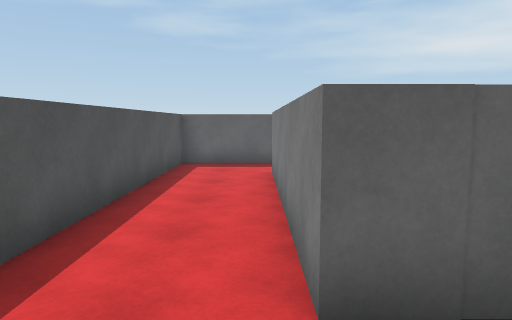
view 1 (above)

17 first-person views from a walk through a scene from a Unity 3-D project. The camera is 1.4 m above the floor, tilts 6° down and sees 70° across. The floor is counted in squares, 1 m on a side. Each view is taken from the middle of a square. On the plan, view 1 faces up. The plan holds only what a view shows up to about 16 squares ahead; the rest is blank. Some animated figures are not drawn.

view 2
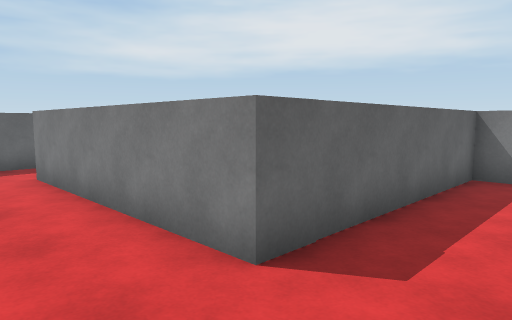

view 3
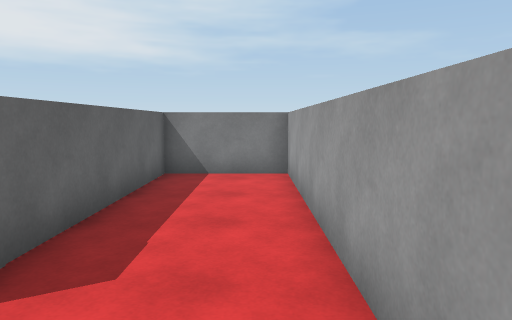

view 4
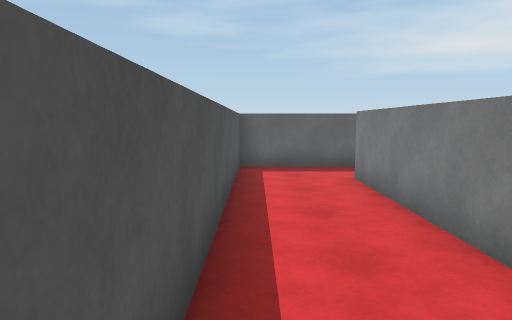

view 5
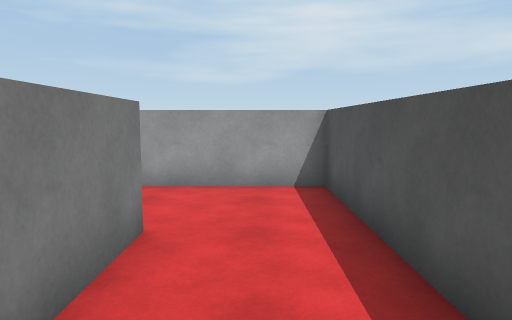

view 6
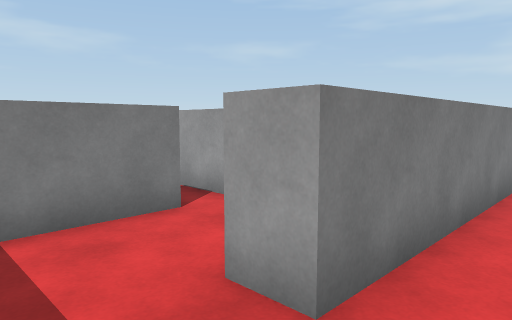

view 7
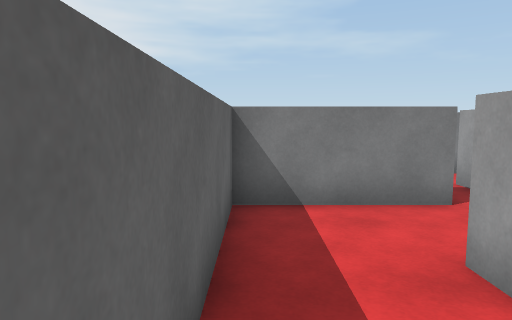

view 8
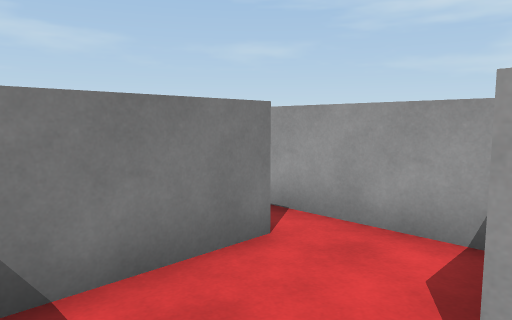

view 9
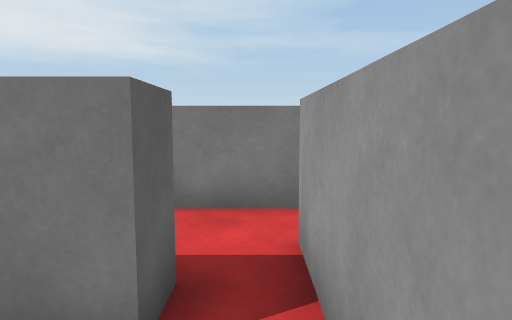

view 10
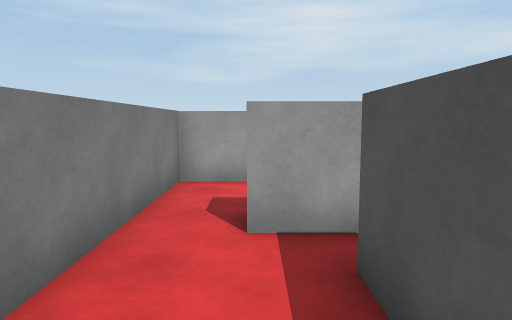

view 11
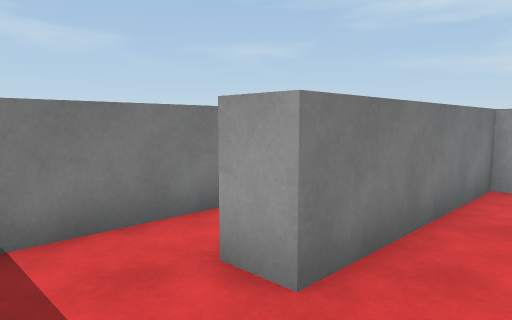

view 12
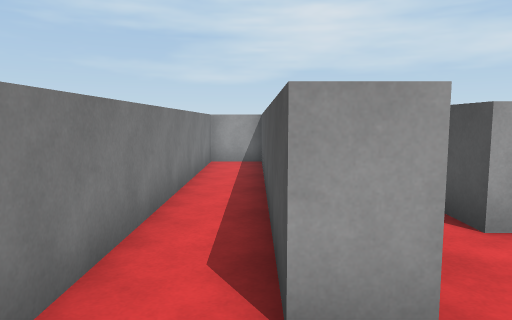

view 13
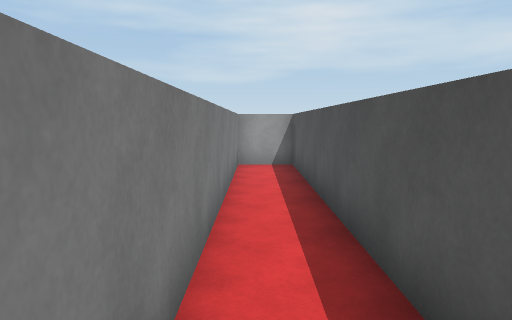

view 14
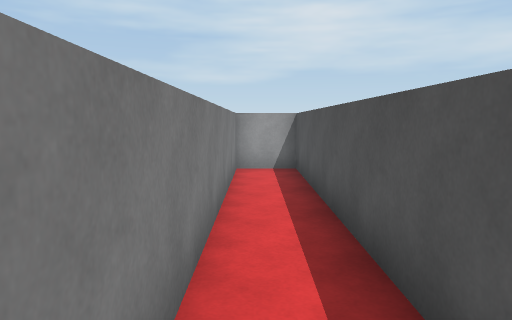

view 15
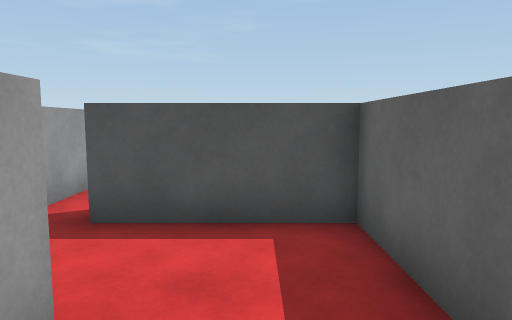

view 16
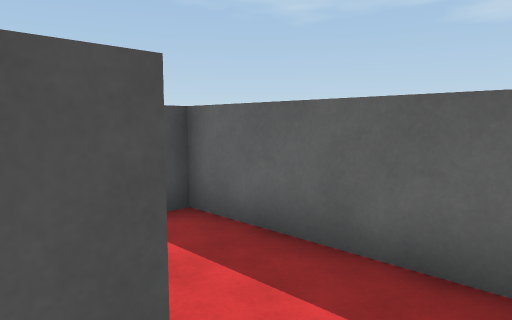

view 17
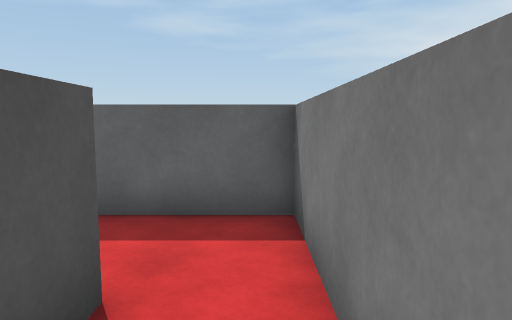

### Floor plan
Points are (right, up) in squares from view 1. A wall is a line through its corners. A room is listed if a view was taken in it or the views show most of it. See-through windows are left out.
Room 1 (views 1, 2, 3, 4, 5, 6, 7, 8)
walls: (4, 8.7) (4, 12.4) (-2.5, 12.4) (-2.5, -0.9) (7.8, -0.9) (7.8, 2.4) (0.4, 2.4) (0.4, 10) (1.5, 10)
ways out: opening at (2.5, 9) to room 2
Room 2 (view 9)
walls: (1.9, 7.5) (3.4, 7.5)
ways out: opening at (2.5, 9) to room 1; opening at (4.5, 8) to room 4
Room 3 (views 10, 11, 12, 13, 14, 15, 16, 17)
walls: (7.8, 9.7) (8.8, 9.7) (8.8, -0.9) (10.6, -0.9) (10.6, 12.4) (5, 12.4) (5, 8.7)
ways out: opening at (6.5, 9) to room 4
Room 4 (no view inside)
walls: (5, 8.7) (4, 8.7); (7.8, 7.5) (7.8, 9.7); (3.4, 7.5) (6.1, 7.5)
ways out: opening at (4.5, 8) to room 2; opening at (6.5, 9) to room 3; opening at (7, 7)

Where each view was taken, in squares from view 1:
view 1: 0 up, 0 right, facing up
view 2: 0 up, 2 left, facing up-right
view 3: 0 up, 2 left, facing right
view 4: 1 up, 2 left, facing up
view 5: 7 up, 1 left, facing down
view 6: 12 up, 1 left, facing down-right
view 7: 12 up, 2 left, facing right
view 8: 12 up, 1 right, facing down-right
view 9: 8 up, 2 right, facing right
view 10: 12 up, 6 right, facing down
view 11: 12 up, 6 right, facing down-right
view 12: 12 up, 9 right, facing down
view 13: 11 up, 10 right, facing down
view 14: 10 up, 10 right, facing down
view 15: 11 up, 10 right, facing left
view 16: 9 up, 10 right, facing up-left
view 17: 7 up, 10 right, facing up
